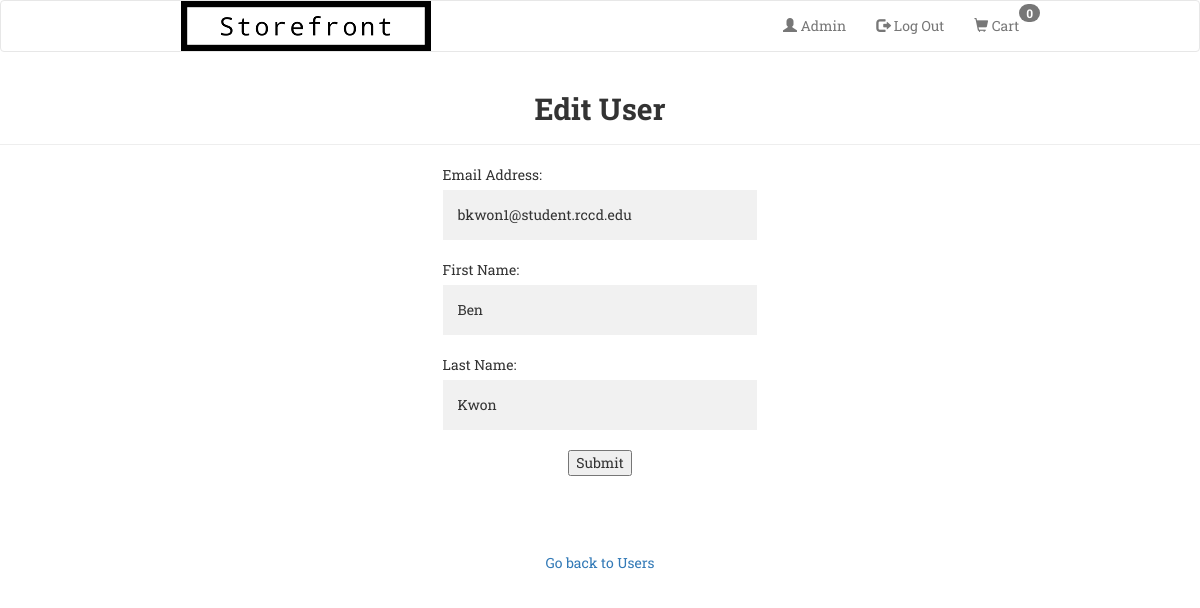
The app's page /Storefront/admin/edit_user.php?id=2 (signed in) with its own data.
### tables this page shows
CREATE TABLE `entity_user` (
  `user_id` int(10) NOT NULL AUTO_INCREMENT,
  `email` varchar(50) NOT NULL,
  `password` varchar(255) NOT NULL,
  `first_name` varchar(50) DEFAULT NULL,
  `last_name` varchar(50) DEFAULT NULL,
  `registration_date` TIMESTAMP NOT NULL DEFAULT CURRENT_TIMESTAMP,
  `role` int(1) NOT NULL,
  PRIMARY KEY (`user_id`)
);

### Storefront/admin/edit_user.php (the view, shortened to what this page needs)
<?php
include ('../includes/header.php');
require ('../config.php');
echo '<div class="page-header"><h2><b>Edit User</b></h2></div>';
if ( (isset($_GET['id'])) && (is_numeric($_GET['id'])) ) {
    $id = $_GET['id'];
} elseif ( (isset($_POST['id'])) && (is_numeric($_POST['id'])) ) {
    $id = $_POST['id'];
} else {
    echo '<h4 class="error text-center">Error: User not found</h4>';
    exit;
}
$q = "SELECT email, first_name, last_name FROM entity_user WHERE user_id = $id";
$r = mysqli_query($link, $q);
if (mysqli_num_rows($r) == 1) {
    $row = mysqli_fetch_array($r, MYSQLI_NUM);
    echo '<div class="form">
          <form action="edit_user.php" method="post">
            <p>Email Address: <input type="text" name="email" value="' . $row[0] . '" /></p>
            <p>First Name: <input type="text" name="first_name" value="' . $row[1] . '" /></p>
            <p>Last Name: <input type="text" name="last_name" value="' . $row[2] . '" /></p>
            <p><input type="submit" class="center" name="submit" value="Submit" /></p>
            <input type="hidden" name="id" value="' . $id . '" />
          </form>';
    echo '<div class="text-center">
            <a href="view_user.php" class="btn btn-secondary">Go back to Users</a>
          </div>';
} else {
	echo '<p class="error text-center">This page has been accessed in error.</p>';
        echo '<div class="text-center">
                <a href="view_user.php" class="btn btn-secondary">Go back to Users</a>
              </div>';
}
?>

### Storefront/stylesheet.css (style rules this page uses)
body { font-family: 'Roboto Slab', serif; padding-bottom: 5%; }
* { box-sizing: border-box; }
input[type=text], input[type=password], input[type=box], textarea, select { width: 100%; padding: 15px; margin: 5px 0 10px 0; display: inline-block; border: none; background: #f1f1f1; }
.text-center { margin-top: 5%; padding-bottom: 1%; }
.center { display: block; margin-left: auto; margin-right: auto; }
div.form { display: block; text-align: center; }
form { display: inline-block; margin-left: auto; margin-right: auto; text-align: left; }
.page-header { text-align: center; }

### records on screen
entity_user: email "bkwon1@student.rccd.edu", first_name "Ben", last_name "Kwon"
